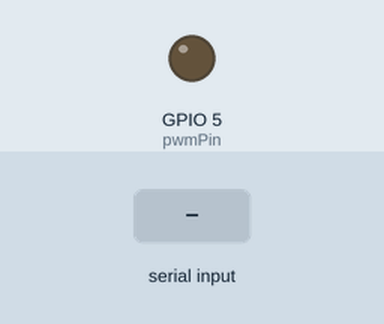
A sketch run on a simulated ESP32. Parts: output pins drawn as LEDs (lit = HIGH). Dashed ring = blinking. The test bench sets the inputs (shaded band). What the sketch prints to the serial monitor is not drawn.

Above: at 1.2 s.
1.3 s: "90,45\n" received over Serial
At 1.75 s:
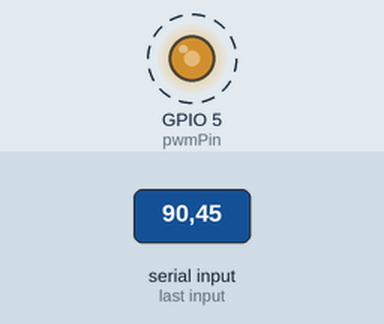
4.3 s: "0\n" received over Serial
5.8 s: "90\n" received over Serial
At 5.92 s:
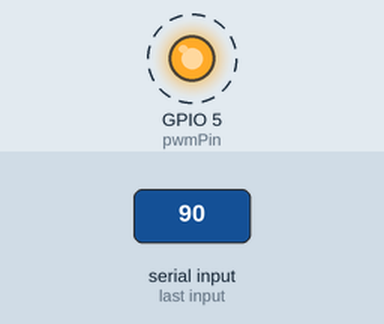
Timing chart, 0 to 14.8 s (numbered marks = the images above; inputs shaded):
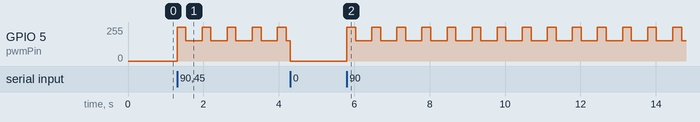

Measured:
- after the input at 1.3 s, GPIO 5 (pwmPin): alternates 255/255 for 0.23 s and 152/255 for 0.43 s, starting at once
- after the input at 5.8 s, GPIO 5 (pwmPin): alternates 255/255 for 0.23 s and 152/255 for 0.43 s, starting at once

The sketch:

magheart.ino
```cpp
// ESP32 Arduino Core 3.0+ 新版 PWM 写法
const int pwmPin = 5;     // PWM 输出引脚
const int freq = 5000;    // PWM 频率 (Hz)
const int resolution = 8; // 分辨率：8位 (0-255)

// 心跳模拟参数
int heartRate = 0;              // 心率 (BPM)
unsigned long beatInterval = 0; // 每次心跳的间隔时间 (ms)
unsigned long lastBeatTime = 0; // 上次心跳的时间
bool isBeating = false;         // 当前是否在心跳周期中
bool isPeak = false;            // 当前是否在高峰期（收缩期）

// PWM 值定义
const int PWM_PEAK = 255;   // 5挡 - 心跳高峰（收缩期）100%
const int PWM_VALLEY = 153; // 3挡 - 心跳低谷（舒张期）60%
// const int PWM_VALLEY = 204; // 4挡 - 心跳低谷（舒张期）80%
const int PWM_OFF = 0; // 0挡 - 关闭

//  【0，51，102，153，204，255】

// 心跳周期时间分配（百分比）
const float SYSTOLE_RATIO = 0.35;  // 收缩期占35%
const float DIASTOLE_RATIO = 0.65; // 舒张期占65%

unsigned long systoleDuration = 0;  // 收缩期持续时间
unsigned long diastoleDuration = 0; // 舒张期持续时间
unsigned long phaseStartTime = 0;   // 当前阶段开始时间

void setup()
{
  Serial.begin(115200);

  // 新版 API：直接配置引脚
  ledcAttach(pwmPin, freq, resolution);

  // 初始输出为 0
  ledcWrite(pwmPin, PWM_OFF);

  Serial.println("=================================");
  Serial.println("ESP32 心跳磁力模拟器");
  Serial.println("=================================");
  Serial.println("输入心率 (40-200 BPM) 开始模拟心跳");
  Serial.println("输入 0 停止心跳模拟");
  Serial.println("5挡=心跳高峰(收缩期), 3挡=心跳低谷(舒张期)");
  Serial.println("=================================");
}

void loop()
{
  // 处理串口输入
  if (Serial.available() > 0)
  {
    String input = Serial.readStringUntil('\n');
    input.trim();

    int bpm = input.toInt();

    if (bpm == 0)
    {
      // 停止心跳模拟
      heartRate = 0;
      isBeating = false;
      ledcWrite(pwmPin, PWM_OFF);
      Serial.println("❌ 心跳模拟已停止");
    }
    else if (bpm >= 40 && bpm <= 200)
    {
      // 设置新的心率
      heartRate = bpm;
      beatInterval = 60000 / heartRate; // 每次心跳的总时间 (ms)

      // 计算收缩期和舒张期的持续时间
      systoleDuration = beatInterval * SYSTOLE_RATIO;
      diastoleDuration = beatInterval * DIASTOLE_RATIO;

      // 如果是第一次启动，从高峰期开始
      if (!isBeating)
      {
        isPeak = true;
        ledcWrite(pwmPin, PWM_PEAK);
        Serial.print("🚀 首次启动 | ");
      }
      else
      {
        // 已经在跳动中，保持当前阶段，只重置阶段开始时间
        // 这样可以平滑过渡到新的心率，避免卡顿
        Serial.print("🔄 调整心率 | 当前阶段: ");
        Serial.print(isPeak ? "收缩期" : "舒张期");
        Serial.print(" | ");
      }

      isBeating = true;
      lastBeatTime = millis();
      phaseStartTime = millis(); // 重置当前阶段的计时

      Serial.println("=================================");
      Serial.print("✅ 心率设置为: ");
      Serial.print(heartRate);
      Serial.println(" BPM");
      Serial.print("   心跳周期: ");
      Serial.print(beatInterval);
      Serial.println(" ms");
      Serial.print("   收缩期: ");
      Serial.print(systoleDuration);
      Serial.println(" ms (5挡)");
      Serial.print("   舒张期: ");
      Serial.print(diastoleDuration);
      Serial.println(" ms (3挡)");
      Serial.println("=================================");
    }
    else
    {
      Serial.println("⚠️  请输入有效的心率值 (40-200 BPM) 或 0 停止");
    }
  }

  // 心跳模拟逻辑
  if (isBeating && heartRate > 0)
  {
    unsigned long currentTime = millis();
    unsigned long elapsed = currentTime - phaseStartTime;

    if (isPeak)
    {
      // 当前在收缩期（高峰）
      if (elapsed >= systoleDuration)
      {
        // 切换到舒张期（低谷）
        isPeak = false;
        phaseStartTime = currentTime;
        ledcWrite(pwmPin, PWM_VALLEY);
        Serial.print("💓 跳动... | BPM: ");
        Serial.println(heartRate);
      }
    }
    else
    {
      // 当前在舒张期（低谷）
      if (elapsed >= diastoleDuration)
      {
        // 切换到下一次收缩期（高峰）
        isPeak = true;
        phaseStartTime = currentTime;
        ledcWrite(pwmPin, PWM_PEAK);
      }
    }
  }
}
```
